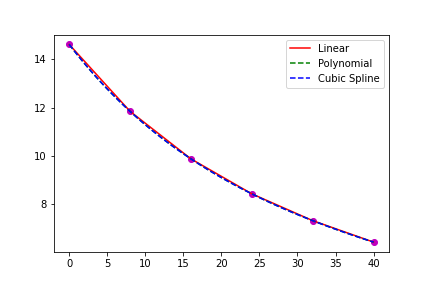

Recreate this plot in Python.
#!/usr/bin/env python3
# -*- coding: utf-8 -*-
"""
@author: tylerklimas
[chapra_18_009.py]
[Tyler Klimas]
[11-29-21]


I understand and have adhered to all the tenets of the Duke Community Standard 
in creating this code.
Signed: [TK206]
"""

import numpy as np
from scipy.interpolate import CubicSpline
from scipy.interpolate import interp1d 
import matplotlib.pyplot as plt


t = np.array([0,8,16,24,32,40])
o = np.array([14.621, 11.843, 9.870, 8.418, 7.305, 6.413])

lin = interp1d(t, o, kind='linear')
poly = interp1d(t, o, kind=5)
cub = CubicSpline(t, o)

o27 = lin(27)
o275 = poly(27)
o27s = cub(27)
print(o27, o275, o27s)
x = np.linspace(t.min(), t.max(), 100)

fig = plt.figure(num=1, clear=True)
ax =fig.add_subplot(1,1,1)
ax.plot(t, o, 'mo')
ax.plot(x, lin(x), 'r', label='Linear')
ax.plot(x, poly(x), 'g--', label = 'Polynomial')
ax.plot(x, cub(x), 'b--', label= 'Cubic Spline')
plt.legend(loc='best')

fig.savefig('chapra_18_009.png')
